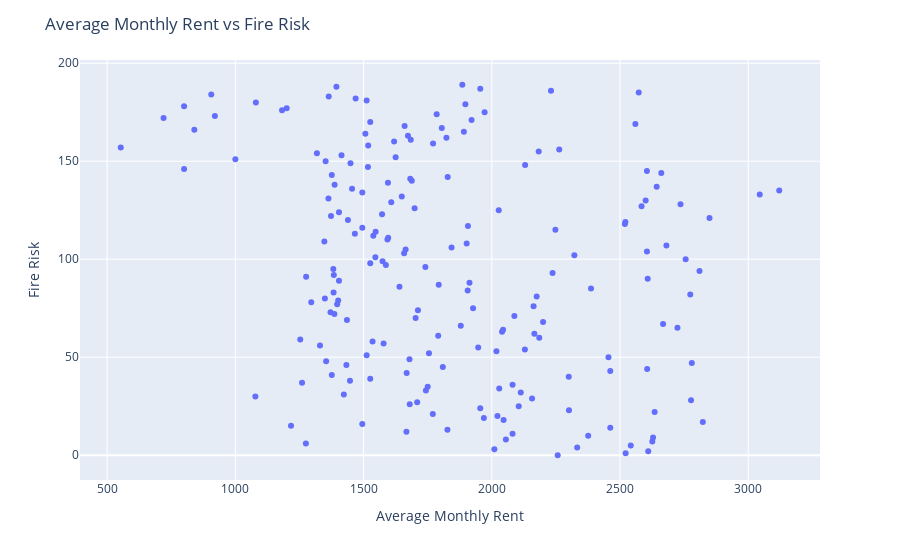

The code cell stored with this chart in its notebook:
### Markdown cell above
## Scatter plot of Average Monthly Rent vs Fire Risk
(Note: Please run below commented code for viewing interactive plots offline)

### Code cell
data3 = res3["avg_monthly_rent"]
fig1 = px.scatter(data2, data3, trendline="ols")
fig1.update_layout(
    title="Average Monthly Rent vs Fire Risk",
    xaxis_title="Average Monthly Rent",
    yaxis_title="Fire Risk",
)
#plotly.offline.plot(fig1,filename = "avg_rent.html")
fig1.show()

### Figure 1 — Plotly figure (JSON) as saved in the notebook; plotly's stock layout.template omitted (floating-point values rounded to 4 significant figures; data arrays with more than 128 entries replaced by an {"elided": "..."} marker saying what was removed)
{"data": [{"hoverlabel": {"namelength": 0}, "hovertemplate": "x=%{x}", "legendgroup": "", "marker": {"color": "#636efa", "symbol": "circle"}, "mode": "markers", "name": "", "showlegend": false, "type": "scatter", "x": {"elided": "190 int values"}, "xaxis": "x", "yaxis": "y"}, {"hoverlabel": {"namelength": 0}, "hovertemplate": "", "legendgroup": "", "marker": {"color": "#636efa", "symbol": "circle"}, "mode": "lines", "name": "", "showlegend": false, "type": "scatter", "xaxis": "x", "yaxis": "y"}], "layout": {"legend": {"tracegroupgap": 0}, "margin": {"t": 60}, "title": {"text": "Average Monthly Rent vs Fire Risk"}, "xaxis": {"anchor": "y", "domain": [0, 1], "title": {"text": "Average Monthly Rent"}}, "yaxis": {"anchor": "x", "domain": [0, 1], "title": {"text": "Fire Risk"}}}}
